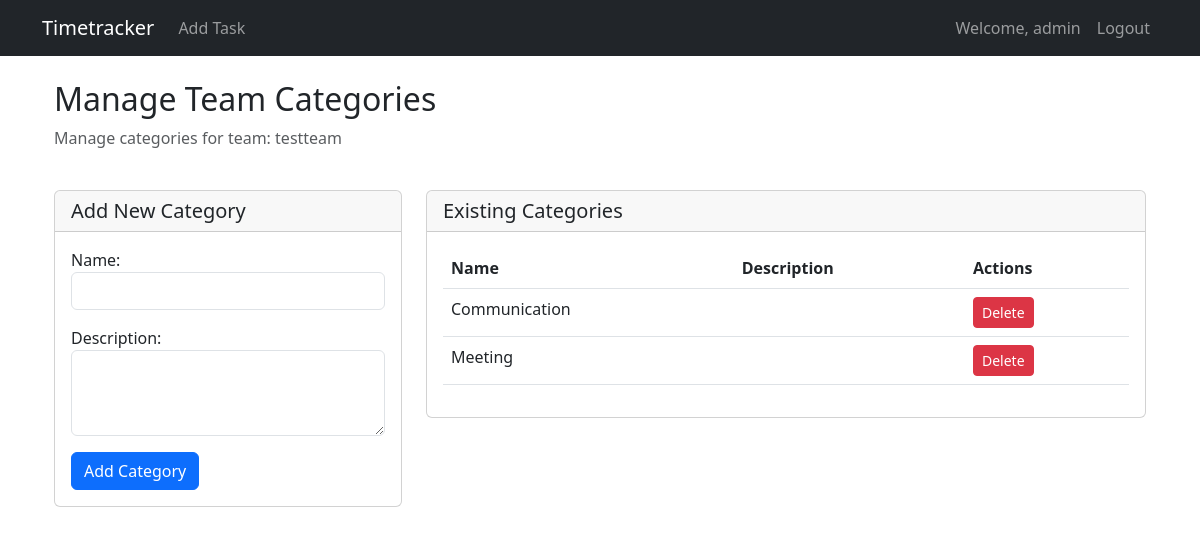
Screenshot of /timetracker/team/1/categories/ (signed in) with the database file from the repository.
### timetracker/models.py (models this page shows, shortened)
class Team(models.Model):
    name = models.CharField(max_length=100)
    manager = models.ForeignKey(User, on_delete=models.CASCADE, related_name='managed_teams')
    members = models.ManyToManyField(User, related_name='member_teams')
    created_at = models.DateTimeField(auto_now_add=True)
    updated_at = models.DateTimeField(auto_now=True)

class Category(models.Model):
    name = models.CharField(max_length=100)
    description = models.TextField(blank=True)
    team = models.ForeignKey(Team, on_delete=models.CASCADE, related_name='categories')
    created_at = models.DateTimeField(auto_now_add=True)
    updated_at = models.DateTimeField(auto_now=True)
    class Meta:
        verbose_name_plural = 'Categories'
        unique_together = ['name', 'team']  # Prevent duplicate category names within a team
        ordering = ['name']

### timetracker/views.py (the view, shortened to what this page needs)
# urls.py: path('team/<int:team_id>/categories/', views.category_manage, name='category_manage'),
@login_required
def category_manage(request, team_id):
    team = get_object_or_404(Team, pk=team_id)
    if team.manager != request.user:
        messages.error(request, 'Only team managers can manage categories.')
        return redirect('timetracker:task_list')
    categories = Category.objects.filter(team=team).order_by('name')
    form = CategoryForm()
    return render(request, 'timetracker/category_manage.html', {
        'team': team,
        'categories': categories,
        'form': form,
    })

### timetracker/forms.py
class CategoryForm(forms.ModelForm):
    class Meta:
        model = Category
        fields = ['name', 'description']
        widgets = {
            'name': forms.TextInput(attrs={'class': 'form-control'}),
            'description': forms.Textarea(attrs={'class': 'form-control', 'rows': 3}),
        }

### timetracker/templates/timetracker/category_manage.html (shortened to what this page needs)
{% extends 'timetracker/base.html' %}
{% block content %}
<div class="container">
    <div class="row mb-4">
        <div class="col">
            <h2>Manage Team Categories</h2>
            <p class="text-muted">Manage categories for team: {{ team.name }}</p>
        </div>
    </div>
    <div class="row">
        <div class="col-md-4">
            <div class="card">
                <div class="card-header">
                    <h5 class="card-title mb-0">Add New Category</h5>
                </div>
                <div class="card-body">
                    <form method="post">
                        {{ form.as_p }}
                        <button type="submit" class="btn btn-primary">Add Category</button>
                    </form>
                </div>
            </div>
        </div>
        <div class="col-md-8">
            <div class="card">
                <div class="card-header">
                    <h5 class="card-title mb-0">Existing Categories</h5>
                </div>
                <div class="card-body">
                    {% if categories %}
                    <div class="table-responsive">
                        <table class="table">
                            <thead>
                                <tr>
                                    <th>Name</th>
                                    <th>Description</th>
                                    <th>Actions</th>
                                </tr>
                            </thead>
                            <tbody>
                                {% for category in categories %}
                                <tr>
                                    <td>{{ category.name }}</td>
                                    <td>{{ category.description }}</td>
                                    <td>
                                        <form method="post" class="d-inline" onsubmit="return confirm('Are you sure you want to delete this category?');">
                                            <button type="submit" class="btn btn-sm btn-danger">
                                                 Delete
                                            </button>
                                        </form>
                                    </td>
                                </tr>
                                {% endfor %}
                            </tbody>
                        </table>
                    </div>
                    {% else %}
                    <p class="text-muted">No categories found for this team.</p>
                    {% endif %}
                </div>
            </div>
        </div>
    </div>
</div>
{% endblock %}

### timetracker/templates/timetracker/base.html (shortened to what this page needs)
<!DOCTYPE html>
<html lang="en">
<head>
    <link href="https://cdn.jsdelivr.net/npm/bootstrap@5.3.0/dist/css/bootstrap.min.css" rel="stylesheet">
</head>
<body>
    <nav class="navbar navbar-expand-lg navbar-dark bg-dark">
        <div class="container">
            <a class="navbar-brand" href="{% url 'timetracker:task_list' %}">Timetracker</a>
            <div class="collapse navbar-collapse" id="navbarNav">
                <ul class="navbar-nav me-auto">
                    {% if user.is_authenticated %}
                    <li class="nav-item">
                        <a class="nav-link" href="{% url 'timetracker:select_team' %}">Add Task</a>
                    </li>
                    {% endif %}
                </ul>
                <ul class="navbar-nav">
                    {% if user.is_authenticated %}
                    <li class="nav-item">
                        <span class="nav-link">Welcome, {{ user.username }}</span>
                    </li>
                    <li class="nav-item">
                        <form method="post" action="{% url 'logout' %}" class="d-inline">
                            <button type="submit" class="btn btn-link nav-link">Logout</button>
                        </form>
                    </li>
                    {% else %}
                    <li class="nav-item">
                        <a class="nav-link" href="{% url 'login' %}">Login</a>
                    </li>
                    {% endif %}
                </ul>
            </div>
        </div>
    </nav>
    <div class="container mt-4">
        {% block content %}
        {% endblock %}
    </div>
</body>
</html>

### rows the page displays
Team: name "testteam"
Category: name "Communication"
Category: name "Meeting"

### other values shown
{{ user.username }} "admin"
